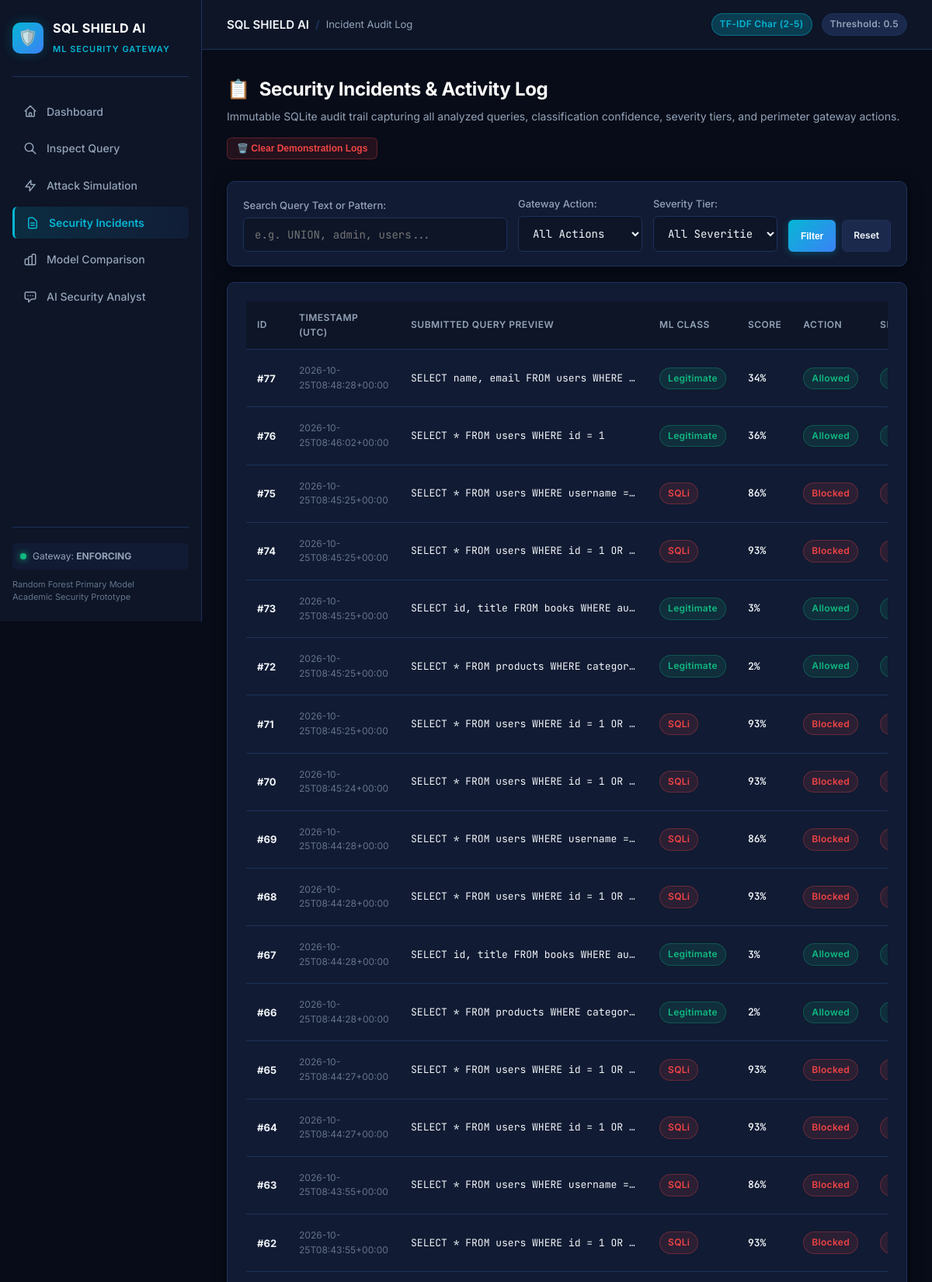
Page /incidents (upper part) on the committed database.
### tables this page shows
CREATE TABLE incidents (
    id INTEGER PRIMARY KEY AUTOINCREMENT,
    timestamp TEXT NOT NULL,
    submitted_input TEXT NOT NULL,
    predicted_class TEXT NOT NULL,
    model_used TEXT NOT NULL,
    score REAL,
    action_taken TEXT NOT NULL,
    severity TEXT NOT NULL,
    explanation TEXT,
    mitigation TEXT
);

### app.py (the view)
@app.get("/incidents")
def incidents_page():
    action = request.args.get("action")
    severity = request.args.get("severity")
    search = request.args.get("search")
    incidents_list = list_incidents(limit=150, action=action, severity=severity, search=search)
    stats = get_stats()
    return render_template(
        "incidents.html",
        active="incidents",
        incidents=incidents_list,
        stats=stats,
        current_action=action or "",
        current_severity=severity or "",
        current_search=search or "",
        config=config,
    )

### database/db.py (called while the page is built)
def get_connection():
    conn = sqlite3.connect(DB_PATH)
    conn.row_factory = sqlite3.Row
    return conn

def list_incidents(limit=100, action=None, severity=None, search=None):
    query = "SELECT * FROM incidents WHERE 1=1"
    params = []
    if action:
        query += " AND action_taken = ?"
        params.append(action)
    if severity:
        query += " AND severity = ?"
        params.append(severity)
    if search:
        query += " AND (submitted_input LIKE ? OR explanation LIKE ?)"
        wildcard = f"%{search}%"
        params.extend([wildcard, wildcard])
    query += " ORDER BY id DESC LIMIT ?"
    params.append(int(limit))
    with get_connection() as conn:
        rows = conn.execute(query, params).fetchall()
        return [dict(r) for r in rows]

### templates/incidents.html (shortened to what this page needs)
{% extends "base.html" %}
{% block breadcrumb %}Incident Audit Log{% endblock %}
{% block content %}
<div class="page-header" style="display:flex; justify-content:space-between; align-items:flex-end; flex-wrap:wrap; gap:16px;">
  <div>
    <h1 class="page-title">
      <span>📋</span> Security Incidents & Activity Log
    </h1>
    <p class="page-subtitle">
      Immutable SQLite audit trail capturing all analyzed queries, classification confidence, severity tiers, and perimeter gateway actions.
    </p>
  </div>
  <div style="display:flex; gap:10px;">
    <button class="btn btn-danger btn-sm" onclick="openModal('clear-logs-modal')">
      🗑️ Clear Demonstration Logs
    </button>
  </div>
</div>
<div class="card" style="margin-bottom: 20px; padding: 18px 20px;">
  <form method="GET" action="/incidents" style="display:flex; gap:14px; flex-wrap:wrap; align-items:flex-end;">
    <div style="flex:1; min-width:240px;">
      <label class="form-label" style="margin-bottom:6px;">Search Query Text or Pattern:</label>
      <input type="text" name="search" class="form-control" placeholder="e.g. UNION, admin, users..." value="{{ current_search }}">
    </div>
    <div style="width:160px;">
      <label class="form-label" style="margin-bottom:6px;">Gateway Action:</label>
      <select name="action" class="form-control">
        <option value="" {{ 'selected' if not current_action else '' }}>All Actions</option>
      </select>
    </div>
    <div style="width:160px;">
      <label class="form-label" style="margin-bottom:6px;">Severity Tier:</label>
      <select name="severity" class="form-control">
        <option value="" {{ 'selected' if not current_severity else '' }}>All Severities</option>
      </select>
    </div>
    <div style="display:flex; gap:8px;">
      <button type="submit" class="btn btn-primary btn-sm" style="padding:10px 16px;">Filter</button>
      <a href="/incidents" class="btn btn-secondary btn-sm" style="padding:10px 14px;">Reset</a>
    </div>
  </form>
</div>
<div class="card">
  {% if incidents %}
  <div class="table-responsive">
    <table class="data-table">
      <thead>
        <tr>
          <th>ID</th>
          <th>Timestamp (UTC)</th>
          <th>Submitted Query Preview</th>
          <th>ML Class</th>
          <th>Score</th>
          <th>Action</th>
          <th>Severity</th>
        </tr>
      </thead>
      <tbody>
        {% for inc in incidents %}
        <tr>
          <td style="font-weight: 700;">#{{ inc.id }}</td>
          <td style="color:var(--text-muted); font-size:12px;">{{ inc.timestamp }}</td>
          <td class="code-cell" title="{{ inc.submitted_input }}">{{ inc.submitted_input }}</td>
          <td>
            <span class="badge {{ 'badge-block' if inc.predicted_class == 'SQLi' else 'badge-allow' }}">
              {{ inc.predicted_class }}
            </span>
          </td>
          <td style="font-family:var(--font-mono); font-weight:600;">
            {{ (inc.score * 100)|round|int }}%
          </td>
          <td>
            <span class="badge {{ 'badge-block' if inc.action_taken == 'Blocked' else 'badge-allow' }}">
              {{ inc.action_taken }}
            </span>
          </td>
          <td>
            <span class="badge {{ 'badge-block' if inc.severity == 'High' else ('badge-warn' if inc.severity == 'Medium' else 'badge-allow') }}">
            </span>
          </td>
        </tr>
        {% endfor %}
      </tbody>
    </table>
  </div>
  {% endif %}
</div>
{% endblock %}

### static/css/style.css (style rules this page uses)
:root { --bg-primary: #070c18; --bg-secondary: #0d1527; --bg-card: #111b33; --bg-card-hover: #162342; --bg-surface: #1a294c; --border-color: #1e325c; --border-light: rgba(255, 255, 255, 0.08); --text-primary: #f1f5f9; --text-secondary: #94a3b8; --text-muted: #64748b; --accent-cyan: #06b6d4; --accent-cyan-glow: rgba(6, 182, 212, 0.25); --accent-blue: #3b82f6; --accent-blue-glow: rgba(59, 130, 246, 0.25); --accent-indigo: #6366f1; --status-allow: #10b981; --status-allow-bg: rgba(16, 185, 129, 0.12); --status-allow-border: rgba(16, 185, 129, 0.3); --status-block: #ef4444; --status-block-bg: rgba(239, 68, 68, 0.12); --status-block-border: rgba(239, 68, 68, 0.3); --status-warn: #f59e0b; --status-warn-bg: rgba(245, 158, 11, 0.12); --status-warn-border: rgba(245, 158, 11, 0.3); --font-sans: 'Inter', -apple-system, BlinkMacSystemFont, 'Segoe UI', Roboto, sans-serif; --font-mono: 'JetBrains Mono', 'Fira Code', monospace; --radius-sm: 6px; --radius-md: 10px; --radius-lg: 14px; --transition: all 0.2s cubic-bezier(0.16, 1, 0.3, 1); --shadow-card: 0 4px 20px -2px rgba(0, 0, 0, 0.5); --shadow-glow: 0 0 25px rgba(6, 182, 212, 0.15); }
*, *::before, *::after { box-sizing: border-box; margin: 0; padding: 0; }
body { background-color: var(--bg-primary); color: var(--text-primary); font-family: var(--font-sans); line-height: 1.55; display: flex; min-height: 100vh; -webkit-font-smoothing: antialiased; }
.page-header { margin-bottom: 28px; }
.page-title { font-size: 24px; font-weight: 700; color: #fff; letter-spacing: -0.3px; display: flex; align-items: center; gap: 12px; }
.page-subtitle { color: var(--text-secondary); font-size: 14px; margin-top: 6px; }
.card { background: var(--bg-card); border: 1px solid var(--border-color); border-radius: var(--radius-md); padding: 24px; box-shadow: var(--shadow-card); transition: var(--transition); position: relative; overflow: hidden; }
.badge { display: inline-flex; align-items: center; gap: 6px; padding: 4px 10px; border-radius: 999px; font-size: 12px; font-weight: 600; letter-spacing: 0.3px; }
.badge-allow { background: var(--status-allow-bg); color: var(--status-allow); border: 1px solid var(--status-allow-border); }
.badge-block { background: var(--status-block-bg); color: var(--status-block); border: 1px solid var(--status-block-border); }
.form-label { display: block; font-size: 13px; font-weight: 500; color: var(--text-secondary); margin-bottom: 8px; }
textarea.form-control, input.form-control, select.form-control { width: 100%; background: var(--bg-secondary); border: 1px solid var(--border-color); color: var(--text-primary); border-radius: var(--radius-sm); padding: 12px 14px; font-size: 14px; font-family: var(--font-mono); transition: var(--transition); outline: none; }
.btn { display: inline-flex; align-items: center; justify-content: center; gap: 8px; padding: 10px 18px; border-radius: var(--radius-sm); font-size: 14px; font-weight: 600; cursor: pointer; border: none; transition: var(--transition); text-decoration: none; }
.btn-primary { background: linear-gradient(135deg, var(--accent-cyan), var(--accent-blue)); color: #fff; box-shadow: 0 2px 10px rgba(6, 182, 212, 0.3); }
.btn-secondary { background: var(--bg-surface); color: var(--text-primary); border: 1px solid var(--border-color); }
.btn-danger { background: var(--status-block-bg); color: var(--status-block); border: 1px solid var(--status-block-border); }
.btn-sm { padding: 6px 12px; font-size: 12px; }
.table-responsive { width: 100%; overflow-x: auto; }
table.data-table { width: 100%; border-collapse: collapse; text-align: left; }
table.data-table th { padding: 12px 14px; font-size: 12px; font-weight: 600; color: var(--text-secondary); background: var(--bg-secondary); border-bottom: 1px solid var(--border-color); text-transform: uppercase; letter-spacing: 0.5px; }
table.data-table td { padding: 14px; font-size: 13px; border-bottom: 1px solid var(--border-color); color: var(--text-primary); }
.code-cell { font-family: var(--font-mono); font-size: 12px; color: #38bdf8; max-width: 320px; white-space: nowrap; overflow: hidden; text-overflow: ellipsis; }

### rows in the picture
incidents: id "77", timestamp "2026-10-25T08:48:28+00:00", submitted_input "SELECT name, email FROM users WHERE…", predicted_class "Legitimate", (inc.score*100)|round|int "34", action_taken "Allowed"
incidents: id "76", timestamp "2026-10-25T08:46:02+00:00", submitted_input "SELECT * FROM users WHERE id = 1", predicted_class "Legitimate", (inc.score*100)|round|int "36", action_taken "Allowed"
incidents: id "75", timestamp "2026-10-25T08:45:25+00:00", submitted_input "SELECT * FROM users WHERE username =…", predicted_class "SQLi", (inc.score*100)|round|int "86", action_taken "Blocked"
incidents: id "74", timestamp "2026-10-25T08:45:25+00:00", submitted_input "SELECT * FROM users WHERE id = 1 OR…", predicted_class "SQLi", (inc.score*100)|round|int "93", action_taken "Blocked"
incidents: id "73", timestamp "2026-10-25T08:45:25+00:00", submitted_input "SELECT id, title FROM books WHERE au…", predicted_class "Legitimate", (inc.score*100)|round|int "3", action_taken "Allowed"
incidents: id "72", timestamp "2026-10-25T08:45:25+00:00", submitted_input "SELECT * FROM products WHERE categor…", predicted_class "Legitimate", (inc.score*100)|round|int "2", action_taken "Allowed"
incidents: id "71", timestamp "2026-10-25T08:45:25+00:00", submitted_input "SELECT * FROM users WHERE id = 1 OR…", predicted_class "SQLi", (inc.score*100)|round|int "93", action_taken "Blocked"
incidents: id "70", timestamp "2026-10-25T08:45:24+00:00", submitted_input "SELECT * FROM users WHERE id = 1 OR…", predicted_class "SQLi", (inc.score*100)|round|int "93", action_taken "Blocked"
incidents: id "69", timestamp "2026-10-25T08:44:28+00:00", submitted_input "SELECT * FROM users WHERE username =…", predicted_class "SQLi", (inc.score*100)|round|int "86", action_taken "Blocked"
incidents: id "68", timestamp "2026-10-25T08:44:28+00:00", submitted_input "SELECT * FROM users WHERE id = 1 OR…", predicted_class "SQLi", (inc.score*100)|round|int "93", action_taken "Blocked"
incidents: id "67", timestamp "2026-10-25T08:44:28+00:00", submitted_input "SELECT id, title FROM books WHERE au…", predicted_class "Legitimate", (inc.score*100)|round|int "3", action_taken "Allowed"
incidents: id "66", timestamp "2026-10-25T08:44:28+00:00", submitted_input "SELECT * FROM products WHERE categor…", predicted_class "Legitimate", (inc.score*100)|round|int "2", action_taken "Allowed"
incidents: id "65", timestamp "2026-10-25T08:44:27+00:00", submitted_input "SELECT * FROM users WHERE id = 1 OR…", predicted_class "SQLi", (inc.score*100)|round|int "93", action_taken "Blocked"
incidents: id "64", timestamp "2026-10-25T08:44:27+00:00", submitted_input "SELECT * FROM users WHERE id = 1 OR…", predicted_class "SQLi", (inc.score*100)|round|int "93", action_taken "Blocked"
incidents: id "63", timestamp "2026-10-25T08:43:55+00:00", submitted_input "SELECT * FROM users WHERE username =…", predicted_class "SQLi", (inc.score*100)|round|int "86", action_taken "Blocked"
incidents: id "62", timestamp "2026-10-25T08:43:55+00:00", submitted_input "SELECT * FROM users WHERE id = 1 OR…", predicted_class "SQLi", (inc.score*100)|round|int "93", action_taken "Blocked"

### other values in the picture
{{ config.DEFAULT_THRESHOLD }} "0.5"
